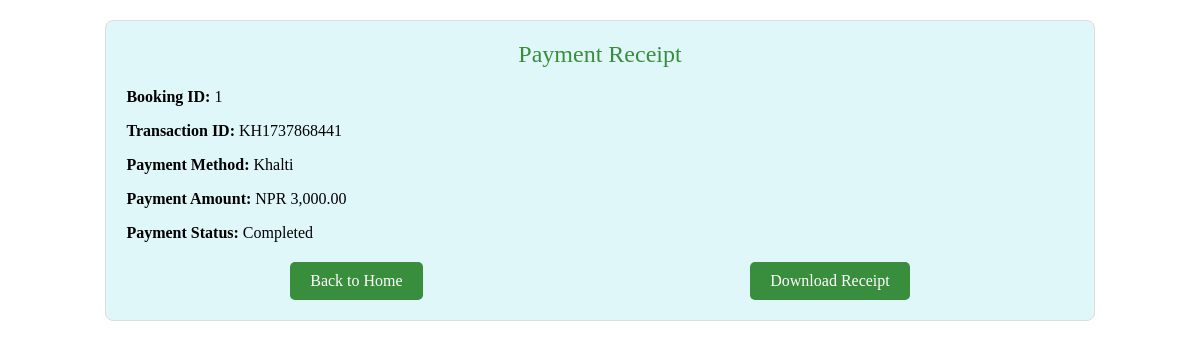
/payments/payment_success.php?booking_id=1, run on the app's committed database.
### tables this page shows
CREATE TABLE `payments` (
  `id` int(11) NOT NULL,
  `booking_id` int(11) NOT NULL,
  `payment_method` enum('eSewa','Khalti') NOT NULL,
  `transaction_id` varchar(100) DEFAULT NULL,
  `payment_amount` decimal(10,2) NOT NULL,
  `payment_status` enum('Pending','Completed','Failed') DEFAULT 'Pending',
  `created_at` timestamp NOT NULL DEFAULT current_timestamp()
);

CREATE TABLE `bookings` (
  `id` int(11) NOT NULL,
  `user_id` int(11) DEFAULT NULL,
  `route_id` int(11) DEFAULT NULL,
  `seats_booked` varchar(255) DEFAULT NULL,
  `booking_time` datetime DEFAULT NULL,
  `payment_status` enum('Pending','Completed','Failed') DEFAULT 'Pending',
  `created_at` datetime DEFAULT current_timestamp(),
  `total_amount` decimal(10,2) DEFAULT NULL
);

### payments/payment_success.php (the view, shortened to what this page needs)
<?php
include('../includes/config.php');
$booking_id = (int)$_GET['booking_id'];
$query = $conn->prepare("SELECT b.*, p.payment_method, p.transaction_id, p.payment_amount, p.payment_status
                        FROM bookings b
                        JOIN payments p ON b.id = p.booking_id
                        WHERE b.id = ?");
$query->bind_param('i', $booking_id);
$query->execute();
$result = $query->get_result();
$payment = $result->fetch_assoc();
?>
<!DOCTYPE html>
<html lang="en">
<head>
</head>
<body>
    <div class="receipt-container">
        <div class="receipt-title">Payment Receipt</div>
        <div class="receipt-details">
            <p><strong>Booking ID:</strong> <?php echo htmlspecialchars($payment['id']); ?></p>
            <p><strong>Transaction ID:</strong> <?php echo htmlspecialchars($payment['transaction_id']); ?></p>
            <p><strong>Payment Method:</strong> <?php echo htmlspecialchars($payment['payment_method']); ?></p>
            <p><strong>Payment Amount:</strong> NPR <?php echo number_format($payment['payment_amount'], 2); ?></p>
            <p><strong>Payment Status:</strong> <?php echo htmlspecialchars($payment['payment_status']); ?></p>
        </div>
        <div class="button-container">
            <a href="../index.php" class="button">Back to Home</a>
            <a href="esewa_receipt.php?booking_id=<?php echo htmlspecialchars($payment['id']); ?>" class="button">Download Receipt</a>
        </div>
    </div>
</body>
</html>

### payments/payment_success.php (style rules this page uses)
.receipt-container { width: 80%; margin: 20px auto; padding: 20px; border: 1px solid #ddd; border-radius: 8px; background-color: #e0f7fa; }
.receipt-title { font-size: 24px; color: #388e3c; text-align: center; margin-bottom: 20px; }
.receipt-details { font-size: 16px; margin-bottom: 20px; }
.button-container { display: flex; justify-content: space-around; }
.button { padding: 10px 20px; background-color: #388e3c; color: white; text-decoration: none; border-radius: 5px; font-size: 16px; }

### data on the page
payments: booking "1", transaction "KH1737868441", payment_method "Khalti", payment_amount "3,000.00", payment_status "Completed"
